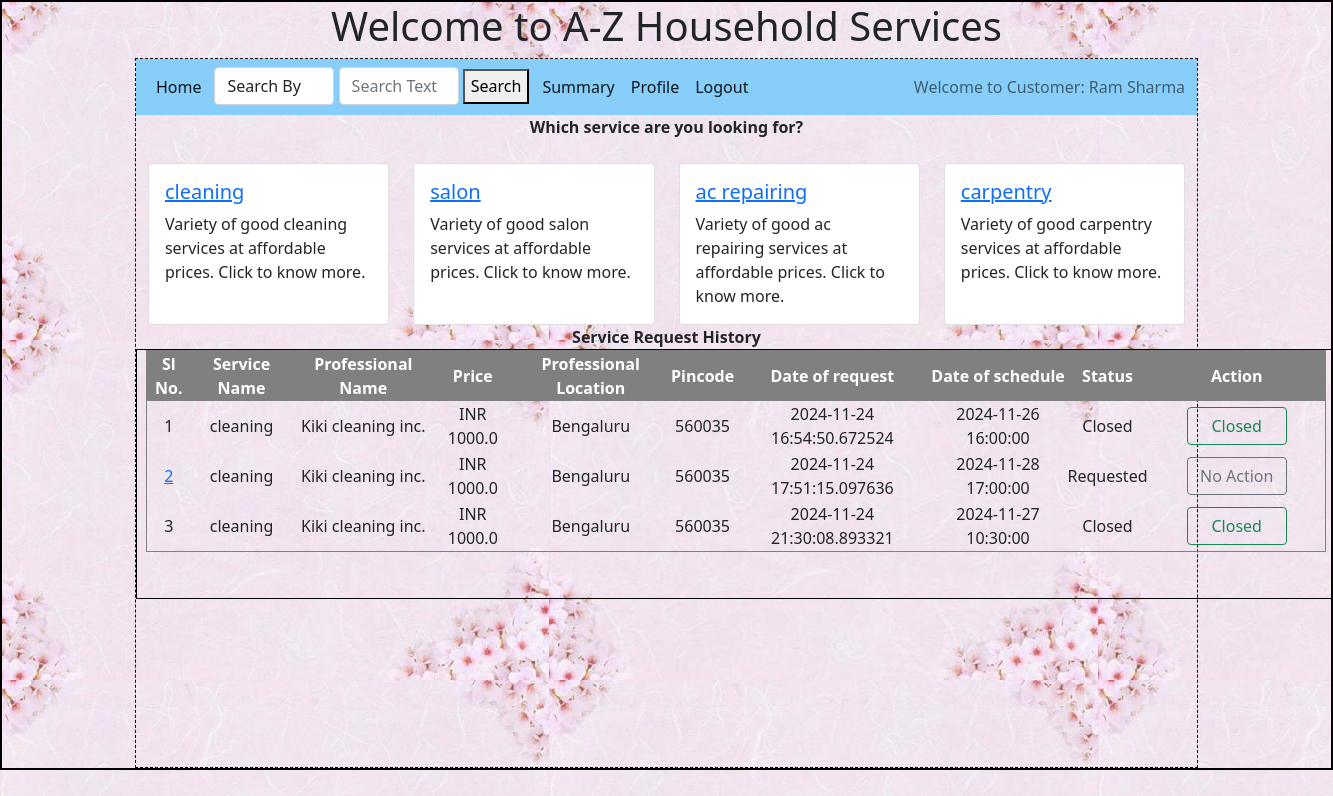
/customer/1/Ram Sharma, run on an earlier commit of the app's database.
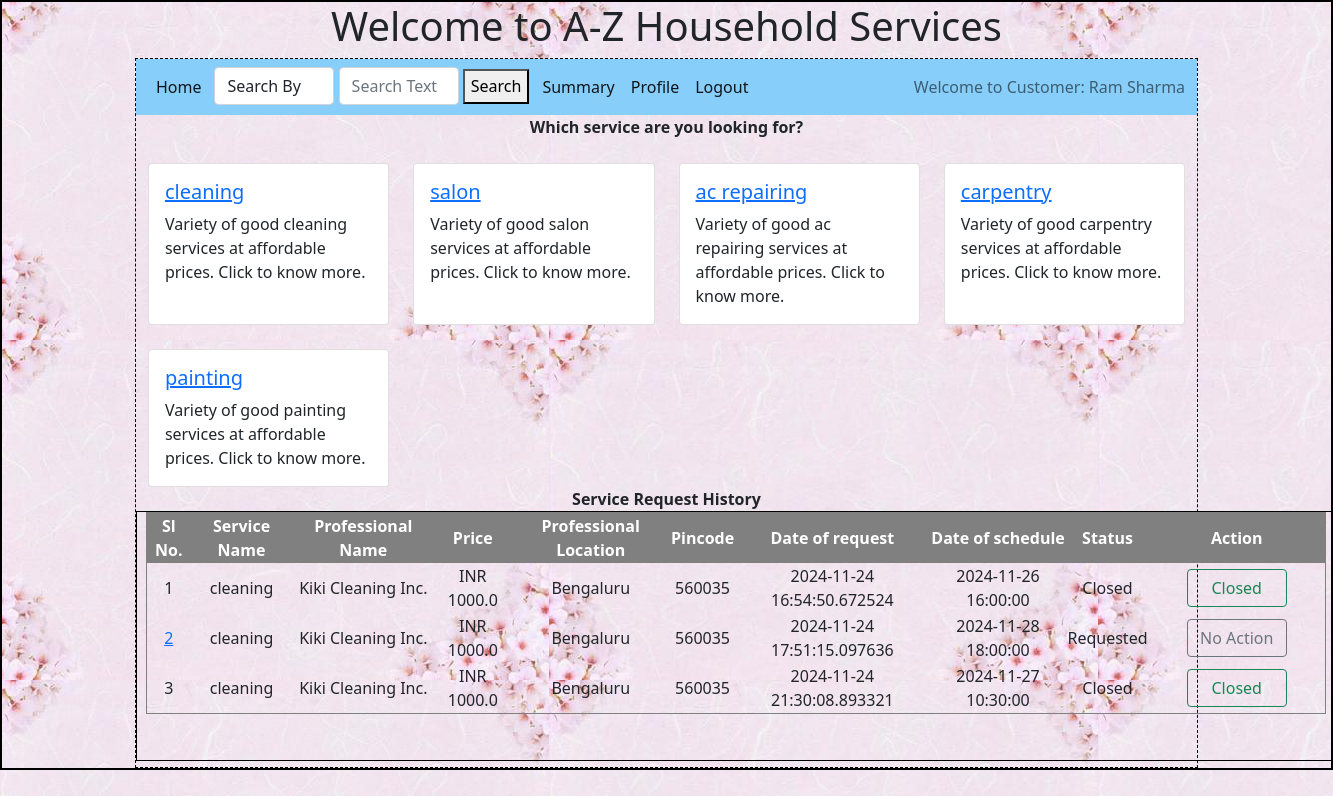
And on a later commit of the database.
### backend/models.py (models this page shows)
class Service(db.Model):
    __tablename__ = 'service'
    id=db.Column(db.Integer,primary_key=True)
    name = db.Column(db.String, nullable = False)
    base_price = db.Column(db.Float, nullable = False)
    avg_time_req = db.Column(db.Float, nullable = False) # Time in hours
    description = db.Column(db.String, nullable = False)
    sp = db.relationship('Service_professional', cascade = "all, delete", backref = 'service', lazy = True)
    sr = db.relationship('Service_request', cascade = "all, delete", backref = 'service', lazy = True)

class Service_request(db.Model):
    __tablename__ = 'service_request'
    id=db.Column(db.Integer,primary_key=True)
    customer_id=db.Column(db.Integer,db.ForeignKey('customer.id'), nullable = False)
    sp_id=db.Column(db.Integer,db.ForeignKey('service_professional.id'), nullable = False)
    date_of_request = db.Column(db.DateTime, default = datetime.now) # NEED TO CONFIRM on type
    service_id=db.Column(db.Integer,db.ForeignKey('service.id'), nullable = False)
    remarks = db.Column(db.String, nullable = False)
    date_of_schedule = db.Column(db.DateTime, nullable = False) # NEED TO CONFIRM on type
    date_of_completion = db.Column(db.DateTime)
    status = db.Column(db.String, default = 'Requested') # Requested , Assigned, Closed, Rejected
    sp_exit = db.Column(db.Integer, default = 0) # Not-exited - 0, Exited - 1
    ratings = db.relationship('Rating',  cascade = "all, delete", backref = 'service_request', lazy = True)

class Service_professional(db.Model):
    __tablename__ = 'service_professional' # If we do not define this, the model auto assigns name as lower case of class name
    id=db.Column(db.Integer,primary_key=True)
    email=db.Column(db.String,unique=True, nullable = False)
    name = db.Column(db.String, nullable = False)
    password = db.Column(db.String, nullable = False)
    role = db.Column(db.Integer, default =2)
    date_of_regn = db.Column(db.DateTime, default = datetime.now)
    doc_name = db.Column(db.String, nullable = False) ## TO BE UPDATED
    doc_data = db.Column(db.LargeBinary, nullable = False)
    service_name = db.Column(db.String, nullable = False)
    service_id = db.Column(db.Integer, db.ForeignKey('service.id'), nullable = False)
    description = db.Column(db.String, nullable = False)
    price = db.Column(db.Float, nullable = False)
    avg_time = db.Column(db.Float, nullable = False)
    exp_since = db.Column(db.Integer, nullable = False) # NEED TO CONFIRM on type
    location = db.Column(db.String, nullable = False)
    pin_code = db.Column(db.Integer, nullable = False)
    contact_number = db.Column(db.String, nullable = False)
    status = db.Column(db.String, default = 'Registered') # Registered - 0, Active - 1, Flagged - 2, Blocked - 3, Rejected - 4
    avg_ratings = db.Column(db.Float)
    sr = db.relationship('Service_request', cascade = 'all, delete', backref = 'service_professional', lazy = True)
    ratings = db.relationship('Rating', cascade = 'all, delete', backref = 'service_professional', lazy = True)

### backend/controllers.py (the view)
@app.route("/customer/<uid>/<uname>")
def customer_dashboard(uname, uid):
    services = Service.query.all()
    customer = Customer.query.filter_by(id = uid).first()
    service_requests = Service_request.query.filter_by(customer_id = uid).all()
    return render_template('customer_dashboard.html', services=services, service_requests = service_requests, uname = uname, uid = uid, customer = customer, action  = 'no_show')

### templates/customer_dashboard.html (shortened to what the changed rows need)
{%extends "customer_layout.html"%}
{%block content%}
{%if action == 'no_show'%}
  {%if customer.status != 'Blocked'%}
  <div>
        <div class="row row-cols-1 row-cols-md-4 g-4" style="margin: auto;">
          {%for service in services%}
          <div class="col">
              <div class="card h-100" style="height: 200px;">
                <a href="/customer/show/{{service.id}}/service_professionals/{{uid}}/{{uname}}">
                <div class="card-body">
                  <h5 class="card-title">{{service.name}}</h5></a>
                  <p class="card-text">Variety of good {{service.name}} services at affordable prices. Click to know more.</p>
                </div>
              </div>
        </div>
          {%endfor%}
    {%else%}
    <div style="text-align: center;">
      <h2 style="margin: auto ;">Sorry, you are blocked! Please contact admin.  </h2>
      </div>
      {%endif%}
        {%endif%}
          {% if service_requests %}
                      <div style="width:1200px; height:250px; overflow-y:auto;margin: auto;margin-bottom: 10px; text-align: center; border: 1px solid black;">
                        <table cellspacing="0" cellpadding="1" border="1" width="1180px" style="margin: auto;">
                          <tr style="color:white;background-color:grey;text-align: center;position: sticky;">
                            <th>Sl No.</th>
                            <th>Service Name</th>
                            <th>Professional Name</th>
                            <th>Price</th>
                            <th>Professional Location</th>
                            <th>Pincode</th>
                            <th>Date of request</th>
                            <th>Date of schedule</th>
                            <th>Status</th>
                            <th style="width: 15%;">Action</th>
                        </tr>
                          {% for sr in service_requests %}
                        <tr>
                          {%if sr.status == 'Requested'%}
                            <td><a href="/customer/update_sr/{{sr.id}}/{{uid}}/{{uname}}">{{loop.index}}</a></td>
                          {%else%}
                            <td>{{loop.index}}</td>
                          {%endif%}
                            <td>{{sr.service.name}}</td>
                            <td>{{sr.service_professional.name}}</td>
                            <td>INR {{sr.service_professional.price}}</td>
                            <td>{{sr.service_professional.location}}</td>
                            <td>{{sr.service_professional.pin_code}}</td>
                            <td>{{sr.date_of_request}}</td>
                            <td>{{sr.date_of_schedule}}</td>
                            <td>{{sr.status}}</td>
                            <td>
                              {%if sr.status == 'Requested'%}
                              <a href="#" type="button" class="btn btn-outline-secondary" style="width: 100px;">No Action</a>
                              {%elif sr.status == 'Assigned'%}
                              <a href="#" type="button" class="btn btn-outline-primary">Assigned</a>
                              <a href="/customer/close_sr/{{sr.id}}/{{uid}}/{{uname}}" type="button" class="btn btn-success">Close?</a>
                              {%elif sr.status == 'Closed'%}
                              <a href="#" type="button" class="btn btn-outline-success" style="width: 100px;">Closed</a>
                              {%elif sr.status == 'Rejected'%}
                              <a href="#" type="button" class="btn btn-outline-danger" style="width: 100px;">Rejected</a>
                              {%endif%}
                            </td>
                        </tr>
                        {% endfor %}
                        </table>
                        {% else %}
                      <div style="margin: auto;text-align: center;border: 1px;"><h2>No service requests!</h2></div>
                    {% endif %}
                      </div>
{%endblock%}

What changed in the data, as far as the page shows it:
added Service: name "painting"
changed through a linked row, Service_request (number 1 of 3 on the later page): service_professional.name "Kiki cleaning inc." → "Kiki Cleaning Inc."
changed Service_request "Requested": service_professional.name "Kiki cleaning inc." → "Kiki Cleaning Inc."; date_of_schedule "2024-11-28 17:00:00" → "2024-11-28 18:00:00"
changed through a linked row, Service_request (number 3 of 3 on the later page): service_professional.name "Kiki cleaning inc." → "Kiki Cleaning Inc."
